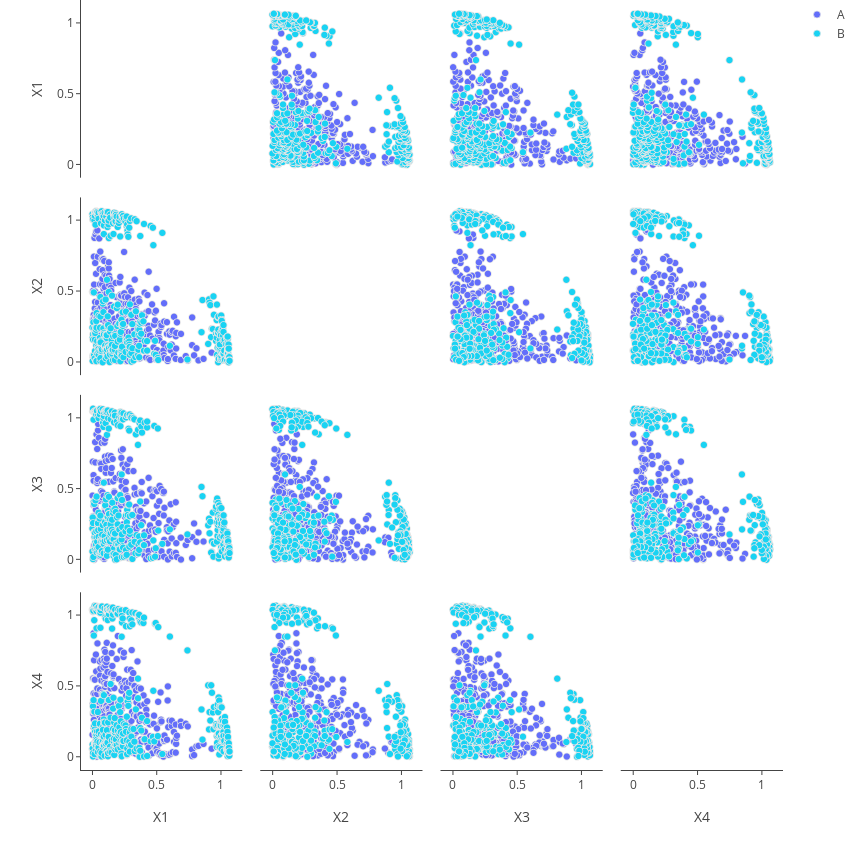

Write notebook code for a chart like this one.
### Code cell
axis = dict(showline=True, zeroline=False, gridcolor='#fff', ticklen=4)

layout = ply.graph_objs.Layout(showlegend=True,
    dragmode='select',
    width=850,
    height=850,
    autosize=False,
    hovermode='closest',
    xaxis1=dict(axis),
    xaxis2=dict(axis),
    xaxis3=dict(axis),
    xaxis4=dict(axis),
    yaxis1=dict(axis),
    yaxis2=dict(axis),
    yaxis3=dict(axis),
    yaxis4=dict(axis),
    margin = {side: 0 for side in 'tr'},
    paper_bgcolor = 'rgba(0,0,0,0)',
    plot_bgcolor = 'rgba(0,0,0,0)'
)

trace1['diagonal'].update(visible=False)
trace2['diagonal'].update(visible=False)
fig1 = dict(data=[trace1, trace2], layout=layout)
ply.offline.iplot(fig1, image='jpeg')

### Figure 1 — Plotly figure (JSON) as saved in the notebook; plotly's stock layout.template omitted (floating-point values rounded to 4 significant figures; data arrays with more than 128 entries replaced by an {"elided": "..."} marker saying what was removed)
{"data": [{"diagonal": {"visible": false}, "dimensions": [{"label": "X1", "values": {"elided": "305 float values"}}, {"label": "X2", "values": {"elided": "305 float values"}}, {"label": "X3", "values": {"elided": "305 float values"}}, {"label": "X4", "values": {"elided": "305 float values"}}], "marker": {"color": "#636efa", "line": {"color": "rgb(230,230,230)", "width": 0.7}, "showscale": false, "size": 7}, "name": "A", "type": "splom", "uid": "8d8ec241-0add-4a7f-ba38-17d7d946b516"}, {"diagonal": {"visible": false}, "dimensions": [{"label": "X1", "values": {"elided": "330 float values"}}, {"label": "X2", "values": {"elided": "330 float values"}}, {"label": "X3", "values": {"elided": "330 float values"}}, {"label": "X4", "values": {"elided": "330 float values"}}], "marker": {"color": "#19d3f3", "line": {"color": "rgb(230,230,230)", "width": 0.7}, "showscale": false, "size": 7}, "name": "B", "type": "splom", "uid": "e020a2c8-1231-49b5-ba30-22e188ef5c0d"}], "layout": {"autosize": false, "dragmode": "select", "height": 850, "hovermode": "closest", "margin": {"r": 0, "t": 0}, "paper_bgcolor": "rgba(0, 0, 0, 0)", "plot_bgcolor": "rgba(0, 0, 0, 0)", "showlegend": true, "width": 850, "xaxis": {"autorange": true, "gridcolor": "#fff", "range": [-0.09724, 1.165], "showline": true, "ticklen": 4, "type": "linear", "zeroline": false}, "xaxis2": {"autorange": true, "gridcolor": "#fff", "range": [-0.09643, 1.164], "showline": true, "ticklen": 4, "type": "linear", "zeroline": false}, "xaxis3": {"autorange": true, "gridcolor": "#fff", "range": [-0.09704, 1.166], "showline": true, "ticklen": 4, "type": "linear", "zeroline": false}, "xaxis4": {"autorange": true, "gridcolor": "#fff", "range": [-0.0969, 1.164], "showline": true, "ticklen": 4, "type": "linear", "zeroline": false}, "yaxis": {"autorange": true, "gridcolor": "#fff", "range": [-0.09364, 1.162], "showline": true, "ticklen": 4, "type": "linear", "zeroline": false}, "yaxis2": {"autorange": true, "gridcolor": "#fff", "range": [-0.09284, 1.16], "showline": true, "ticklen": 4, "type": "linear", "zeroline": false}, "yaxis3": {"autorange": true, "gridcolor": "#fff", "range": [-0.09344, 1.162], "showline": true, "ticklen": 4, "type": "linear", "zeroline": false}, "yaxis4": {"autorange": true, "gridcolor": "#fff", "range": [-0.0933, 1.16], "showline": true, "ticklen": 4, "type": "linear", "zeroline": false}}}
